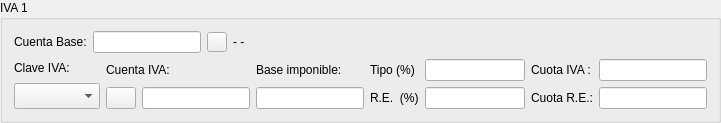
        <widget class="QGroupBox" name="groupBox">
         <property name="title">
          <string>IVA 1</string>
         </property>
         <layout class="QVBoxLayout">
          <item>
           <layout class="QHBoxLayout">
            <item>
             <widget class="QLabel" name="textLabel1">
              <property name="lineWidth">
               <number>1</number>
              </property>
              <property name="text">
               <string>Cuenta Base:</string>
              </property>
              <property name="wordWrap">
               <bool>false</bool>
              </property>
             </widget>
            </item>
            <item>
             <widget class="QLineEdit" name="CtabaselineEdit">
              <property name="sizePolicy">
               <sizepolicy hsizetype="Fixed" vsizetype="Fixed">
                <horstretch>0</horstretch>
                <verstretch>0</verstretch>
               </sizepolicy>
              </property>
              <property name="maxLength">
               <number>40</number>
              </property>
             </widget>
            </item>
            <item>
             <widget class="QPushButton" name="buscabasepushButton">
              <property name="sizePolicy">
               <sizepolicy hsizetype="Fixed" vsizetype="Fixed">
                <horstretch>0</horstretch>
                <verstretch>0</verstretch>
               </sizepolicy>
              </property>
              <property name="minimumSize">
               <size>
                <width>15</width>
                <height>15</height>
               </size>
              </property>
              <property name="maximumSize">
               <size>
                <width>20</width>
                <height>20</height>
               </size>
              </property>
              <property name="text">
               <string/>
              </property>
              <property name="icon">
               <iconset resource="keme.qrc">
                <normaloff>:/iconos/graf/viewer.xpm</normaloff>:/iconos/graf/viewer.xpm</iconset>
              </property>
             </widget>
            </item>
            <item>
             <widget class="QLabel" name="basetextLabel">
              <property name="sizePolicy">
               <sizepolicy hsizetype="Expanding" vsizetype="Preferred">
                <horstretch>0</horstretch>
                <verstretch>0</verstretch>
               </sizepolicy>
              </property>
              <property name="text">
               <string>- -</string>
              </property>
              <property name="wordWrap">
               <bool>false</bool>
              </property>
             </widget>
            </item>
           </layout>
          </item>
          <item>
           <layout class="QHBoxLayout">
            <item>
             <layout class="QVBoxLayout">
              <property name="spacing">
               <number>6</number>
              </property>
              <property name="leftMargin">
               <number>0</number>
              </property>
              <property name="topMargin">
               <number>0</number>
              </property>
              <property name="rightMargin">
               <number>0</number>
              </property>
              <property name="bottomMargin">
               <number>0</number>
              </property>
              <item>
               <widget class="QLabel" name="TextLabel3">
                <property name="text">
                 <string>Clave IVA:</string>
                </property>
                <property name="wordWrap">
                 <bool>false</bool>
                </property>
               </widget>
              </item>
              <item>
               <widget class="QComboBox" name="ClaveivacomboBox">
                <property name="sizePolicy">
                 <sizepolicy hsizetype="Expanding" vsizetype="Fixed">
                  <horstretch>0</horstretch>
                  <verstretch>0</verstretch>
                 </sizepolicy>
                </property>
                <property name="font">
                 <font>
                  <pointsize>11</pointsize>
                 </font>
                </property>
               </widget>
              </item>
             </layout>
            </item>
            <item>
             <layout class="QVBoxLayout">
              <property name="spacing">
               <number>6</number>
              </property>
              <property name="leftMargin">
               <number>0</number>
              </property>
              <property name="topMargin">
               <number>0</number>
              </property>
              <property name="rightMargin">
               <number>0</number>
              </property>
              <property name="bottomMargin">
               <number>0</number>
              </property>
              <item>
               <widget class="QLabel" name="textLabel4">
                <property name="text">
                 <string>Cuenta IVA:</string>
                </property>
                <property name="wordWrap">
                 <bool>false</bool>
                </property>
               </widget>
              </item>
              <item>
               <layout class="QHBoxLayout">
                <property name="spacing">
                 <number>6</number>
                </property>
                <property name="leftMargin">
                 <number>0</number>
                </property>
                <property name="topMargin">
                 <number>0</number>
                </property>
                <property name="rightMargin">
                 <number>0</number>
                </property>
                <property name="bottomMargin">
                 <number>0</number>
                </property>
                <item>
                 <widget class="QPushButton" name="buscaivapushButton">
                  <property name="minimumSize">
                   <size>
                    <width>15</width>
                    <height>15</height>
                   </size>
                  </property>
                  <property name="maximumSize">
                   <size>
                    <width>30</width>
                    <height>30</height>
                   </size>
                  </property>
                  <property name="text">
                   <string/>
                  </property>
                  <property name="icon">
                   <iconset resource="keme.qrc">
                    <normaloff>:/iconos/graf/viewer.xpm</normaloff>:/iconos/graf/viewer.xpm</iconset>
                  </property>
                 </widget>
                </item>
                <item>
                 <widget class="QLineEdit" name="CtaivalineEdit">
                  <property name="maxLength">
                   <number>40</number>
                  </property>
                 </widget>
                </item>
               </layout>
              </item>
             </layout>
            </item>
            <item>
             <layout class="QVBoxLayout">
              <item>
               <widget class="QLabel" name="textLabel2">
                <property name="text">
                 <string>Base imponible:</string>
                </property>
                <property name="wordWrap">
                 <bool>false</bool>
                </property>
               </widget>
              </item>
              <item>
               <widget class="QLineEdit" name="baselineEdit"/>
              </item>
             </layout>
            </item>
            <item>
             <layout class="QGridLayout">
              <property name="leftMargin">
               <number>0</number>
              </property>
              <property name="topMargin">
               <number>0</number>
              </property>
              <property name="rightMargin">
               <number>0</number>
              </property>
              <property name="bottomMargin">
               <number>0</number>
              </property>
              <property name="spacing">
               <number>6</number>
              </property>
              <item row="0" column="0">
               <widget class="QLabel" name="textLabel6">
                <property name="text">
                 <string>Tipo (%)</string>
                </property>
                <property name="wordWrap">
                 <bool>false</bool>
                </property>
               </widget>
              </item>
              <item row="0" column="1">
               <widget class="QLineEdit" name="TipolineEdit">
                <property name="maximumSize">
                 <size>
                  <width>100</width>
                  <height>32767</height>
                 </size>
                </property>
                <property name="text">
                 <string/>
                </property>
                <property name="readOnly">
                 <bool>true</bool>
                </property>
               </widget>
              </item>
              <item row="1" column="1">
               <widget class="QLineEdit" name="RElineEdit">
                <property name="maximumSize">
                 <size>
                  <width>100</width>
                  <height>32767</height>
                 </size>
                </property>
                <property name="readOnly">
                 <bool>true</bool>
                </property>
               </widget>
              </item>
              <item row="1" column="0">
               <widget class="QLabel" name="textLabel1_2">
                <property name="text">
                 <string>R.E.  (%)</string>
                </property>
                <property name="wordWrap">
                 <bool>false</bool>
                </property>
               </widget>
              </item>
             </layout>
            </item>
            <item>
             <layout class="QGridLayout">
              <property name="leftMargin">
               <number>0</number>
              </property>
              <property name="topMargin">
               <number>0</number>
              </property>
              <property name="rightMargin">
               <number>0</number>
              </property>
              <property name="bottomMargin">
               <number>0</number>
              </property>
              <property name="spacing">
               <number>6</number>
              </property>
              <item row="0" column="1">
               <widget class="QLineEdit" name="CuotalineEdit">
                <property name="maximumSize">
                 <size>
                  <width>200</width>
                  <height>32767</height>
                 </size>
                </property>
                <property name="readOnly">
                 <bool>true</bool>
                </property>
               </widget>
              </item>
              <item row="1" column="1">
               <widget class="QLineEdit" name="CuotaRElineEdit">
                <property name="maximumSize">
                 <size>
                  <width>200</width>
                  <height>32767</height>
                 </size>
                </property>
                <property name="readOnly">
                 <bool>true</bool>
                </property>
               </widget>
              </item>
              <item row="0" column="0">
               <widget class="QLabel" name="textLabel7">
                <property name="text">
                 <string>Cuota IVA :</string>
                </property>
                <property name="wordWrap">
                 <bool>false</bool>
                </property>
               </widget>
              </item>
              <item row="1" column="0">
               <widget class="QLabel" name="textLabel7_2">
                <property name="text">
                 <string>Cuota R.E.:</string>
                </property>
                <property name="wordWrap">
                 <bool>false</bool>
                </property>
               </widget>
              </item>
             </layout>
            </item>
           </layout>
          </item>
         </layout>
        </widget>
